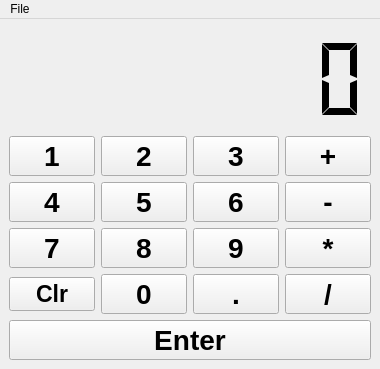
<?xml version="1.0" encoding="UTF-8"?>
<ui version="4.0">
 <class>MainWindow</class>
 <widget class="QMainWindow" name="MainWindow">
  <property name="geometry">
   <rect>
    <x>0</x>
    <y>0</y>
    <width>380</width>
    <height>369</height>
   </rect>
  </property>
  <property name="windowTitle">
   <string>MainWindow</string>
  </property>
  <widget class="QWidget" name="centralwidget">
   <layout class="QHBoxLayout" name="horizontalLayout">
    <item>
     <layout class="QVBoxLayout" name="verticalLayout">
      <item>
       <widget class="QLCDNumber" name="lcd">
        <property name="minimumSize">
         <size>
          <width>358</width>
          <height>87</height>
         </size>
        </property>
        <property name="font">
         <font>
          <weight>50</weight>
          <bold>false</bold>
         </font>
        </property>
        <property name="frameShape">
         <enum>QFrame::NoFrame</enum>
        </property>
        <property name="frameShadow">
         <enum>QFrame::Plain</enum>
        </property>
        <property name="numDigits">
         <number>8</number>
        </property>
        <property name="segmentStyle">
         <enum>QLCDNumber::Flat</enum>
        </property>
       </widget>
      </item>
      <item>
       <layout class="QGridLayout" name="gridLayout_2">
        <item row="0" column="0">
         <widget class="QPushButton" name="b1">
          <property name="font">
           <font>
            <pointsize>21</pointsize>
            <weight>75</weight>
            <bold>true</bold>
           </font>
          </property>
          <property name="autoFillBackground">
           <bool>false</bool>
          </property>
          <property name="text">
           <string>1</string>
          </property>
          <property name="shortcut">
           <string>1</string>
          </property>
          <property name="autoDefault">
           <bool>false</bool>
          </property>
          <property name="default">
           <bool>false</bool>
          </property>
          <property name="flat">
           <bool>false</bool>
          </property>
         </widget>
        </item>
        <item row="0" column="1">
         <widget class="QPushButton" name="b2">
          <property name="font">
           <font>
            <pointsize>21</pointsize>
            <weight>75</weight>
            <bold>true</bold>
           </font>
          </property>
          <property name="autoFillBackground">
           <bool>false</bool>
          </property>
          <property name="text">
           <string>2</string>
          </property>
          <property name="shortcut">
           <string>2</string>
          </property>
          <property name="autoDefault">
           <bool>false</bool>
          </property>
          <property name="default">
           <bool>false</bool>
          </property>
          <property name="flat">
           <bool>false</bool>
          </property>
         </widget>
        </item>
        <item row="0" column="2">
         <widget class="QPushButton" name="b3">
          <property name="font">
           <font>
            <pointsize>21</pointsize>
            <weight>75</weight>
            <bold>true</bold>
           </font>
          </property>
          <property name="autoFillBackground">
           <bool>false</bool>
          </property>
          <property name="text">
           <string>3</string>
          </property>
          <property name="shortcut">
           <string>3</string>
          </property>
          <property name="autoDefault">
           <bool>false</bool>
          </property>
          <property name="default">
           <bool>false</bool>
          </property>
          <property name="flat">
           <bool>false</bool>
          </property>
         </widget>
        </item>
        <item row="0" column="3">
         <widget class="QPushButton" name="plus">
          <property name="font">
           <font>
            <pointsize>21</pointsize>
            <weight>75</weight>
            <bold>true</bold>
           </font>
          </property>
          <property name="autoFillBackground">
           <bool>false</bool>
          </property>
          <property name="text">
           <string>+</string>
          </property>
          <property name="shortcut">
           <string>+</string>
          </property>
          <property name="autoDefault">
           <bool>false</bool>
          </property>
          <property name="default">
           <bool>false</bool>
          </property>
          <property name="flat">
           <bool>false</bool>
          </property>
         </widget>
        </item>
        <item row="1" column="0">
         <widget class="QPushButton" name="b4">
          <property name="font">
           <font>
            <pointsize>21</pointsize>
            <weight>75</weight>
            <bold>true</bold>
           </font>
          </property>
          <property name="autoFillBackground">
           <bool>false</bool>
          </property>
          <property name="text">
           <string>4</string>
          </property>
          <property name="shortcut">
           <string>4</string>
          </property>
          <property name="autoDefault">
           <bool>false</bool>
          </property>
          <property name="default">
           <bool>false</bool>
          </property>
          <property name="flat">
           <bool>false</bool>
          </property>
         </widget>
        </item>
        <item row="1" column="1">
         <widget class="QPushButton" name="b5">
          <property name="font">
           <font>
            <pointsize>21</pointsize>
            <weight>75</weight>
            <bold>true</bold>
           </font>
          </property>
          <property name="autoFillBackground">
           <bool>false</bool>
          </property>
          <property name="text">
           <string>5</string>
          </property>
          <property name="shortcut">
           <string>5</string>
          </property>
          <property name="autoDefault">
           <bool>false</bool>
          </property>
          <property name="default">
           <bool>false</bool>
          </property>
          <property name="flat">
           <bool>false</bool>
          </property>
         </widget>
        </item>
        <item row="1" column="2">
         <widget class="QPushButton" name="b6">
          <property name="font">
           <font>
            <pointsize>21</pointsize>
            <weight>75</weight>
            <bold>true</bold>
           </font>
          </property>
          <property name="autoFillBackground">
           <bool>false</bool>
          </property>
          <property name="text">
           <string>6</string>
          </property>
          <property name="shortcut">
           <string>6</string>
          </property>
          <property name="autoDefault">
           <bool>false</bool>
          </property>
          <property name="default">
           <bool>false</bool>
          </property>
          <property name="flat">
           <bool>false</bool>
          </property>
         </widget>
        </item>
        <item row="1" column="3">
         <widget class="QPushButton" name="minus">
          <property name="font">
           <font>
            <pointsize>21</pointsize>
            <weight>75</weight>
            <bold>true</bold>
           </font>
          </property>
          <property name="autoFillBackground">
           <bool>false</bool>
          </property>
          <property name="text">
           <string>-</string>
          </property>
          <property name="shortcut">
           <string>-</string>
          </property>
          <property name="autoDefault">
           <bool>false</bool>
          </property>
          <property name="default">
           <bool>false</bool>
          </property>
          <property name="flat">
           <bool>false</bool>
          </property>
         </widget>
        </item>
        <item row="2" column="0">
         <widget class="QPushButton" name="b7">
          <property name="font">
           <font>
            <pointsize>21</pointsize>
            <weight>75</weight>
            <bold>true</bold>
           </font>
          </property>
          <property name="autoFillBackground">
           <bool>false</bool>
          </property>
          <property name="text">
           <string>7</string>
          </property>
          <property name="shortcut">
           <string>7</string>
          </property>
          <property name="autoDefault">
           <bool>false</bool>
          </property>
          <property name="default">
           <bool>false</bool>
          </property>
          <property name="flat">
           <bool>false</bool>
          </property>
         </widget>
        </item>
        <item row="2" column="1">
         <widget class="QPushButton" name="b8">
          <property name="font">
           <font>
            <pointsize>21</pointsize>
            <weight>75</weight>
            <bold>true</bold>
           </font>
          </property>
          <property name="autoFillBackground">
           <bool>false</bool>
          </property>
          <property name="text">
           <string>8</string>
          </property>
          <property name="shortcut">
           <string>8</string>
          </property>
          <property name="autoDefault">
           <bool>false</bool>
          </property>
          <property name="default">
           <bool>false</bool>
          </property>
          <property name="flat">
           <bool>false</bool>
          </property>
         </widget>
        </item>
        <item row="2" column="2">
         <widget class="QPushButton" name="b9">
          <property name="font">
           <font>
            <pointsize>21</pointsize>
            <weight>75</weight>
            <bold>true</bold>
           </font>
          </property>
          <property name="autoFillBackground">
           <bool>false</bool>
          </property>
          <property name="text">
           <string>9</string>
          </property>
          <property name="shortcut">
           <string>9</string>
          </property>
          <property name="autoDefault">
           <bool>false</bool>
          </property>
          <property name="default">
           <bool>false</bool>
          </property>
          <property name="flat">
           <bool>false</bool>
          </property>
         </widget>
        </item>
        <item row="2" column="3">
         <widget class="QPushButton" name="multiply">
          <property name="font">
           <font>
            <pointsize>21</pointsize>
            <weight>75</weight>
            <bold>true</bold>
           </font>
          </property>
          <property name="autoFillBackground">
           <bool>false</bool>
          </property>
          <property name="text">
           <string>*</string>
          </property>
          <property name="shortcut">
           <string>*</string>
          </property>
         </widget>
        </item>
        <item row="3" column="0">
         <widget class="QPushButton" name="clr">
          <property name="font">
           <font>
            <pointsize>17</pointsize>
            <weight>75</weight>
            <bold>true</bold>
           </font>
          </property>
          <property name="autoFillBackground">
           <bool>false</bool>
          </property>
          <property name="text">
           <string>Clr</string>
          </property>
          <property name="shortcut">
           <string>Backspace</string>
          </property>
         </widget>
        </item>
        <item row="3" column="1">
         <widget class="QPushButton" name="b0">
          <property name="font">
           <font>
            <pointsize>21</pointsize>
            <weight>75</weight>
            <bold>true</bold>
           </font>
          </property>
          <property name="autoFillBackground">
           <bool>false</bool>
          </property>
          <property name="text">
           <string>0</string>
          </property>
          <property name="shortcut">
           <string>0</string>
          </property>
          <property name="autoDefault">
           <bool>false</bool>
          </property>
          <property name="default">
           <bool>false</bool>
          </property>
          <property name="flat">
           <bool>false</bool>
          </property>
         </widget>
        </item>
        <item row="3" column="2">
         <widget class="QPushButton" name="period">
          <property name="font">
           <font>
            <pointsize>21</pointsize>
            <weight>75</weight>
            <bold>true</bold>
           </font>
          </property>
          <property name="autoFillBackground">
           <bool>false</bool>
          </property>
          <property name="text">
           <string>.</string>
          </property>
          <property name="shortcut">
           <string>.</string>
          </property>
          <property name="autoDefault">
           <bool>false</bool>
          </property>
          <property name="default">
           <bool>false</bool>
          </property>
          <property name="flat">
           <bool>false</bool>
          </property>
         </widget>
        </item>
        <item row="3" column="3">
         <widget class="QPushButton" name="divide">
          <property name="font">
           <font>
            <pointsize>21</pointsize>
            <weight>75</weight>
            <bold>true</bold>
           </font>
          </property>
          <property name="autoFillBackground">
           <bool>false</bool>
          </property>
          <property name="text">
           <string>/</string>
          </property>
          <property name="shortcut">
           <string>/</string>
          </property>
         </widget>
        </item>
       </layout>
      </item>
      <item>
       <widget class="QPushButton" name="enter">
        <property name="font">
         <font>
          <pointsize>21</pointsize>
          <weight>75</weight>
          <bold>true</bold>
         </font>
        </property>
        <property name="autoFillBackground">
         <bool>false</bool>
        </property>
        <property name="text">
         <string>Enter</string>
        </property>
        <property name="shortcut">
         <string>Return</string>
        </property>
        <property name="autoDefault">
         <bool>false</bool>
        </property>
        <property name="default">
         <bool>false</bool>
        </property>
        <property name="flat">
         <bool>false</bool>
        </property>
       </widget>
      </item>
     </layout>
    </item>
   </layout>
  </widget>
  <widget class="QMenuBar" name="menubar">
   <property name="geometry">
    <rect>
     <x>0</x>
     <y>0</y>
     <width>380</width>
     <height>23</height>
    </rect>
   </property>
   <widget class="QMenu" name="menuFile">
    <property name="title">
     <string>File</string>
    </property>
   </widget>
   <addaction name="menuFile"/>
  </widget>
 </widget>
 <resources/>
 <connections/>
</ui>
